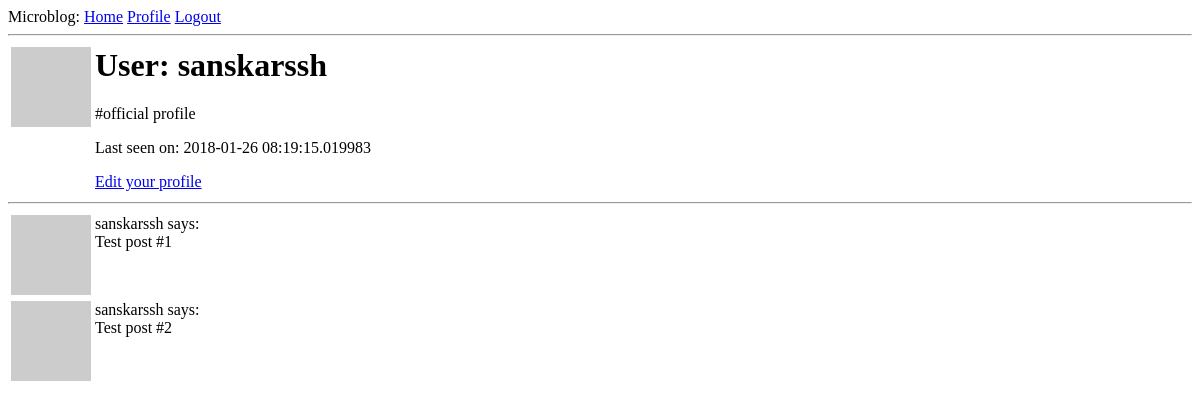
/user/sanskarssh (signed in), run on an earlier commit of the app's database.
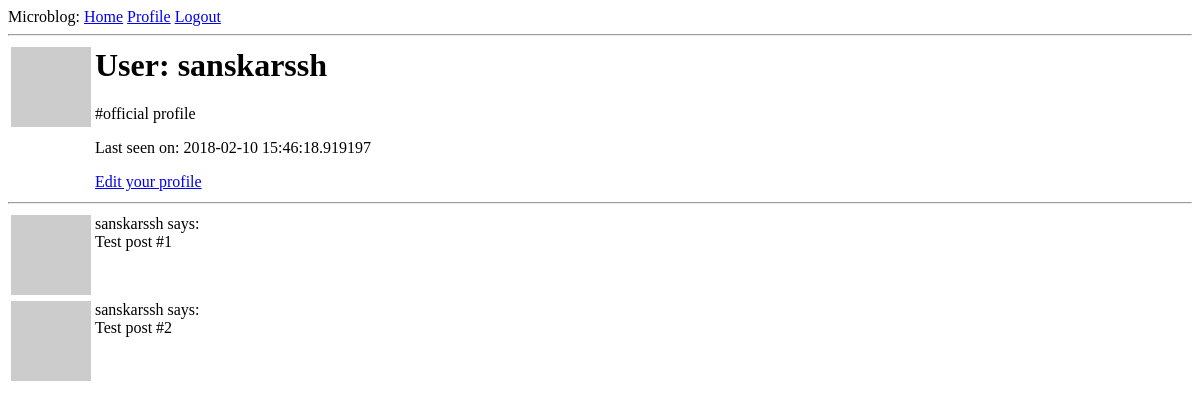
And on a later commit of the database.
### app/models.py (models this page shows, shortened)
class User(UserMixin, db_instance.Model):
    id = db_instance.Column(db_instance.Integer, primary_key = True)
    username = db_instance.Column(db_instance.String(64), index=True, unique=True)
    email = db_instance.Column(db_instance.String(120), index=True, unique=True)
    password_hash = db_instance.Column(db_instance.String(128))
    posts = db_instance.relationship("Post", backref="author", lazy="dynamic")
    about_me = db_instance.Column(db_instance.String(180))
    last_seen = db_instance.Column(db_instance.DateTime, default= datetime.utcnow)
    def avatar(self,size):
        digest = md5(self.email.lower().encode("utf-8")).hexdigest()
        return 'https://www.gravatar.com/avatar/{}?d=identicon&s={}'.format(digest, size)

### app/routes.py (the view)
@app_instance.route("/user/<username>")
@login_required
def user_profile(username):
    user_obj = User.query.filter_by(username= username).first_or_404()
    posts = [
        {'author': user_obj, 'body': 'Test post #1'},
        {'author': user_obj, 'body': 'Test post #2'}
    ]
    return render_template("user_profile.html", user = user_obj, posts = posts)

### app/models.py (called while the page is built)
@login_manager_instance.user_loader
def load_user(id):
    return User.query.get(int (id))

### app/routes.py (called while the page is built)
@app_instance.before_request
def before_request():
    if current_user.is_authenticated:
        current_user.last_seen = datetime.utcnow()
        db_instance.session.commit()

### app/templates/user_profile.html
{% extends "base.html" %}
{% block content %}
<table>
    <tr valign="top">
        <td><img src="{{ user.avatar(128) }}"></td>
        <td>
            <h1>User: {{ user.username }}</h1>
            {% if user.about_me %}<p>{{ user.about_me }}</p>{% endif %}
            {% if user.last_seen %}<p>Last seen on: {{ user.last_seen }}</p>{% endif %}
            {% if user == current_user %}
                <p><a href="{{ url_for('edit_profile') }}">Edit your profile</a></p>
            {% endif %}
        </td>
    </tr>
</table>
<hr>
    {% for post in posts %}
    {% include "_post.html" %}
    {% endfor %}
{% endblock %}

### app/templates/base.html (shortened to what this page needs)
<html>
    <head>
    </head>
    <body>
        <div> Microblog:
          <a href={{url_for("index")}}>Home</a>
          {% if current_user.is_anonymous %}
          <a href={{url_for("login")}}>Login</a>
          {% else %}
          <a href="{{ url_for('user_profile', username=current_user.username) }}">Profile</a>
          <a href={{url_for("logout")}}>Logout</a>
          {% endif %}
        </div>
        <hr>
        {% block content %}{% endblock %}
    </body>
</html>

### app/templates/_post.html
<table>
    <tr valign="top">
        <td><img src="{{ post.author.avatar(36) }}"></td>
        <td>{{ post.author.username }} says:<br>{{ post.body }}</td>
    </tr>
</table>

What changed in the data, as far as the page shows it:
changed User "sanskarssh": last_seen "2018-01-26 08:19:15.019983" → "2018-02-10 15:46:18.919197"
